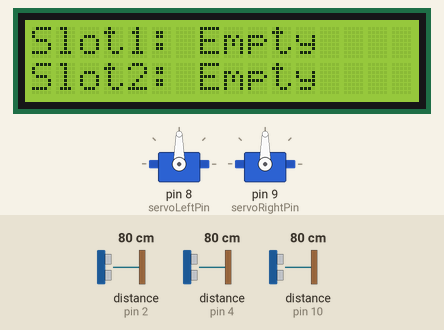
A sketch run on a simulated Arduino Uno, built with avr-gcc and run on an emulated ATmega328P. Shown: 2 × servo, 16×2 character LCD. Wiring (inferred from the names in the program): 3 × ultrasonic range finder: trigger pin 2, echo pin 2 / trigger pin 4, echo pin 4 / trigger pin 10, echo pin 10. Inputs (shaded band) come from the test bench; at power-on: distance to the obstacle (sensors on pin 2, pin 4, pin 10) 80 cm. The echo pulse lasts 58.3 µs per cm; what the sketch prints to the serial monitor is not drawn.

Above: at 4.3 s.
4.4 s: distance to the obstacle (sensor on pin 2) set to 34 cm
6.1 s: distance to the obstacle (sensor on pin 2) set to 28 cm
At 7.9 s:
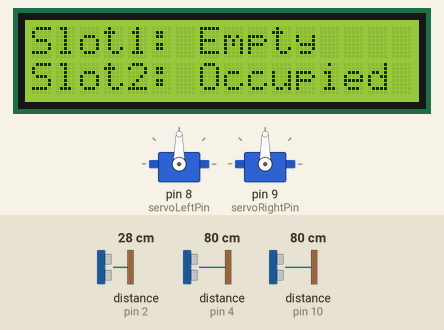
8.2 s: distance to the obstacle (sensor on pin 4) set to 33 cm
9.7 s: distance to the obstacle (sensor on pin 4) set to 28 cm
At 11.4 s:
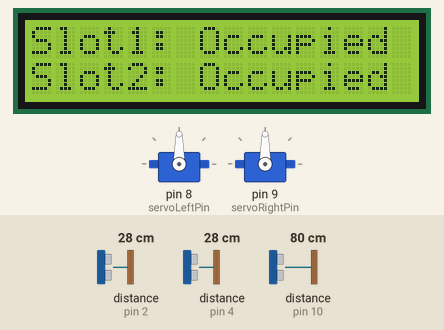
11.7 s: distance to the obstacle (sensor on pin 2) set to 250 cm
At 12.6 s:
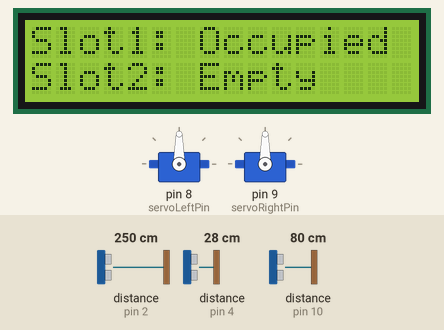
14.9 s: distance to the obstacle (sensor on pin 10) set to 147 cm
16.7 s: distance to the obstacle (sensor on pin 10) set to 156 cm
At 17.7 s:
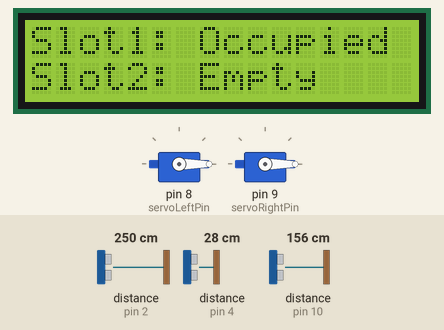
Timing chart, 0 to 19.7 s (numbered marks = the images above; inputs shaded):
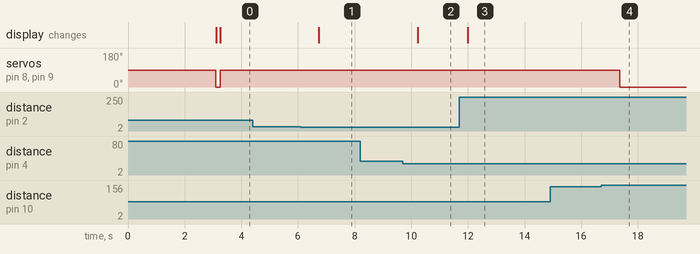

The sketch:

smart_parking_system.ino
```cpp
#include <Wire.h>
#include <LiquidCrystal_I2C.h>
#include <Servo.h>

// LCD I2C initialization (address 0x27, 16 columns, 2 rows)
LiquidCrystal_I2C lcd(0x27, 16, 2);

// Servo motor objects
Servo servoLeft;
Servo servoRight;

// Pin definitions for ultrasonic sensors (3-pin)
const int slot1Pin = 4;    // Parking slot 1 sensor
const int slot2Pin = 2;    // Parking slot 2 sensor
const int gateSensorPin = 10;  // Gate entrance sensor

// Pin definitions for servo motors
const int servoLeftPin = 8;   // Left servo motor
const int servoRightPin = 9;  // Right servo motor

// Threshold distances for car detection (in centimeters)
const int parkingDetectionThreshold = 30;  // Distance to detect car in parking slot
const int gateDetectionThreshold = 150;    // Distance to detect car at gate

/**
 * Function to read distance from ultrasonic sensor
 * Uses time-of-flight principle to calculate distance
 * @param pin: The pin number connected to the ultrasonic sensor
 * @return: Distance in centimeters
 */
long readDistance(int pin) {
  // Set pin as output and send trigger pulse
  pinMode(pin, OUTPUT);
  digitalWrite(pin, LOW);
  delayMicroseconds(2);
  digitalWrite(pin, HIGH);
  delayMicroseconds(10);
  digitalWrite(pin, LOW);

  // Set pin as input and read echo pulse
  pinMode(pin, INPUT);
  long duration = pulseIn(pin, HIGH);

  // Calculate distance using speed of sound (0.034 cm/microsecond)
  return duration * 0.034 / 2;
}

/**
 * Setup function - runs once when Arduino starts
 * Initializes all components and displays welcome message
 */
void setup() {
  // Initialize serial communication for debugging
  Serial.begin(9600);

  // Attach servo motors to their respective pins
  servoLeft.attach(servoLeftPin);
  servoRight.attach(servoRightPin);

  // Initialize I2C communication
  Wire.begin();

  // Initialize LCD display
  lcd.begin(16, 2);
  lcd.backlight();

  // Display welcome message
  lcd.setCursor(0, 0);
  lcd.print(" Smart Parking ");
  lcd.setCursor(0, 1);
  lcd.print("   System V1.0  ");

  // Show welcome message for 3 seconds
  delay(3000);

  // Clear display for main operation
  lcd.clear();

  // Initialize gate to closed position
  servoLeft.write(0);
  servoRight.write(0);

  // Debug message
  Serial.println("Smart Parking System Initialized");
  Serial.println("Parking Threshold: " + String(parkingDetectionThreshold) + "cm");
  Serial.println("Gate Threshold: " + String(gateDetectionThreshold) + "cm");
}

/**
 * Main loop function - runs continuously
 * Monitors sensors, updates display, and controls gate
 */
void loop() {
  // Read distances from all three sensors
  long dist1 = readDistance(slot1Pin);
  long dist2 = readDistance(slot2Pin);
  long gateDist = readDistance(gateSensorPin);

  // Determine slot occupancy based on distance thresholds
  bool slot1Occupied = dist1 < parkingDetectionThreshold;
  bool slot2Occupied = dist2 < parkingDetectionThreshold;
  bool hasCarAtGate = gateDist < gateDetectionThreshold;

  // Debug output to Serial Monitor
  Serial.println("=== Sensor Readings ===");
  Serial.println("Slot 1: " + String(dist1) + "cm - " + (slot1Occupied ? "OCCUPIED" : "EMPTY"));
  Serial.println("Slot 2: " + String(dist2) + "cm - " + (slot2Occupied ? "OCCUPIED" : "EMPTY"));
  Serial.println("Gate: " + String(gateDist) + "cm - " + (hasCarAtGate ? "CAR DETECTED" : "NO CAR"));
  Serial.println();

  // Update LCD display with current slot status
  lcd.clear();

  // Display Slot 1 status on first line
  lcd.setCursor(0, 0);
  lcd.print("Slot1: ");
  if (slot1Occupied) {
    lcd.print("Occupied");
  } else {
    lcd.print("Empty   ");
  }

  // Display Slot 2 status on second line
  lcd.setCursor(0, 1);
  lcd.print("Slot2: ");
  if (slot2Occupied) {
    lcd.print("Occupied");
  } else {
    lcd.print("Empty   ");
  }

  // Control servo gate based on car presence at entrance
  if (hasCarAtGate) {
    // Open gate - both servos move to 90 degrees
    servoLeft.write(90);
    servoRight.write(90);
    Serial.println(">>> GATE OPENED <<<");
  } else {
    // Close gate - both servos move to 0 degrees
    servoLeft.write(0);
    servoRight.write(0);
    Serial.println(">>> GATE CLOSED <<<");
  }

  // Small delay before next iteration (500ms = 2Hz update rate)
  delay(500);
}

/**
 * Additional utility functions (optional)
 */

/**
 * Function to test all components individually
 * Useful for debugging and system verification
 */
void testComponents() {
  Serial.println("=== Component Test Mode ===");

  // Test LCD
  lcd.clear();
  lcd.setCursor(0, 0);
  lcd.print("Testing LCD...");
  delay(2000);

  // Test Servos
  lcd.clear();
  lcd.setCursor(0, 0);
  lcd.print("Testing Servos..");
  servoLeft.write(90);
  servoRight.write(90);
  delay(2000);
  servoLeft.write(0);
  servoRight.write(0);
  delay(2000);

  // Test Sensors
  lcd.clear();
  lcd.setCursor(0, 0);
  lcd.print("Testing Sensors.");
  for (int i = 0; i < 5; i++) {
    Serial.println("Slot1: " + String(readDistance(slot1Pin)) + "cm");
    Serial.println("Slot2: " + String(readDistance(slot2Pin)) + "cm");
    Serial.println("Gate: " + String(readDistance(gateSensorPin)) + "cm");
    delay(1000);
  }

  Serial.println("=== Component Test Complete ===");
}

/**
 * Function to calibrate sensor thresholds
 * Call this function to help set optimal detection distances
 */
void calibrateSensors() {
  Serial.println("=== Sensor Calibration Mode ===");
  Serial.println("Place objects at various distances and note readings:");

  for (int i = 0; i < 20; i++) {
    Serial.println("Reading " + String(i + 1) + ":");
    Serial.println("  Slot1: " + String(readDistance(slot1Pin)) + "cm");
    Serial.println("  Slot2: " + String(readDistance(slot2Pin)) + "cm");
    Serial.println("  Gate: " + String(readDistance(gateSensorPin)) + "cm");
    Serial.println();
    delay(2000);
  }

  Serial.println("=== Calibration Complete ===");
}
```

Measured:
- the behaviour switches between 31 and 30 cm on distance to the obstacle (sensor on pin 2) (found by bisection; images 0 and 1)
- the behaviour switches between 31 and 30 cm on distance to the obstacle (sensor on pin 4) (found by bisection; images 1 and 2)
- the behaviour switches between 151 and 152 cm on distance to the obstacle (sensor on pin 10) (found by bisection; images 3 and 4)
- after the input at 4.4 s, every drawn part: stays the same
- after the input at 6.1 s, the display: changes after 0.64 s (image 1)
- after the input at 8.2 s, every drawn part: stays the same
- after the input at 9.7 s, the display: changes after 0.53 s (image 2)
- after the input at 11.7 s, the display: changes after 0.29 s (image 3)
- after the input at 14.9 s, every drawn part: stays the same
- after the input at 16.7 s, servo on pin 8 (servoLeftPin), servo on pin 9 (servoRightPin): 90° → 0° after 0.66 s
